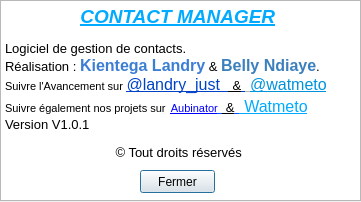
<?xml version="1.0" encoding="UTF-8"?>
<ui version="4.0">
 <class>licence</class>
 <widget class="QDialog" name="licence">
  <property name="geometry">
   <rect>
    <x>0</x>
    <y>0</y>
    <width>361</width>
    <height>202</height>
   </rect>
  </property>
  <property name="windowTitle">
   <string>Licence</string>
  </property>
  <property name="windowIcon">
   <iconset>
    <normaloff>../img/icon-39737_640.png</normaloff>../img/icon-39737_640.png</iconset>
  </property>
  <widget class="QTextBrowser" name="textBrowser">
   <property name="geometry">
    <rect>
     <x>0</x>
     <y>0</y>
     <width>361</width>
     <height>201</height>
    </rect>
   </property>
   <property name="html">
    <string>&lt;!DOCTYPE HTML PUBLIC &quot;-//W3C//DTD HTML 4.0//EN&quot; &quot;http://www.w3.org/TR/REC-html40/strict.dtd&quot;&gt;
&lt;html&gt;&lt;head&gt;&lt;meta name=&quot;qrichtext&quot; content=&quot;1&quot; /&gt;&lt;style type=&quot;text/css&quot;&gt;
p, li { white-space: pre-wrap; }
&lt;/style&gt;&lt;/head&gt;&lt;body style=&quot; font-family:'MS Shell Dlg 2'; font-size:8.25pt; font-weight:400; font-style:normal;&quot;&gt;
&lt;p style=&quot; margin-top:0px; margin-bottom:0px; margin-left:0px; margin-right:0px; -qt-block-indent:0; text-indent:0px;&quot;&gt;&lt;span style=&quot; font-size:8pt;&quot;&gt;                       &lt;/span&gt;&lt;span style=&quot; font-size:14pt;&quot;&gt; &lt;/span&gt;&lt;span style=&quot; font-size:14pt; font-weight:600; font-style:italic; text-decoration: underline; color:#00aaff;&quot;&gt;CONTACT MANAGER&lt;/span&gt;&lt;/p&gt;
&lt;p style=&quot;-qt-paragraph-type:empty; margin-top:0px; margin-bottom:0px; margin-left:0px; margin-right:0px; -qt-block-indent:0; text-indent:0px; font-size:8pt; font-weight:600; font-style:italic; text-decoration: underline;&quot;&gt;&lt;/p&gt;
&lt;p style=&quot; margin-top:0px; margin-bottom:0px; margin-left:0px; margin-right:0px; -qt-block-indent:0; text-indent:0px;&quot;&gt;&lt;span style=&quot; font-size:10pt;&quot;&gt;Logiciel de gestion de contacts.&lt;/span&gt;&lt;/p&gt;
&lt;p style=&quot; margin-top:0px; margin-bottom:0px; margin-left:0px; margin-right:0px; -qt-block-indent:0; text-indent:0px;&quot;&gt;&lt;span style=&quot; font-size:10pt;&quot;&gt;Réalisation : &lt;/span&gt;&lt;span style=&quot; font-size:12pt; font-weight:600; color:#3c7ed4;&quot;&gt;Kientega Landry&lt;/span&gt;&lt;span style=&quot; font-size:10pt;&quot;&gt; &amp;amp;&lt;/span&gt;&lt;span style=&quot; font-size:10pt; color:#3b80bd;&quot;&gt; &lt;/span&gt;&lt;span style=&quot; font-size:12pt; font-weight:600; color:#3b80bd;&quot;&gt;Belly Ndiaye&lt;/span&gt;&lt;span style=&quot; font-size:10pt;&quot;&gt;.&lt;/span&gt;&lt;/p&gt;
&lt;p style=&quot; margin-top:0px; margin-bottom:0px; margin-left:0px; margin-right:0px; -qt-block-indent:0; text-indent:0px;&quot;&gt;&lt;span style=&quot; font-size:8pt;&quot;&gt;Suivre l'Avancement sur&lt;/span&gt;&lt;span style=&quot; font-size:10pt;&quot;&gt; &lt;/span&gt;&lt;a href=&quot;https://twitter.com/landry_just&quot;&gt;&lt;span style=&quot; font-size:12pt; text-decoration: underline; color:#0042c7;&quot;&gt;@landry_just  &lt;/span&gt;&lt;/a&gt;&lt;a href=&quot;https://twitter.com/landry_just&quot;&gt;&lt;span style=&quot; font-size:10pt; text-decoration: underline; color:#000000;&quot;&gt; &amp;amp;&lt;/span&gt;&lt;/a&gt;&lt;a href=&quot;https://twitter.com/landry_just&quot;&gt;&lt;span style=&quot; font-size:12pt; text-decoration: underline; color:#0042c7;&quot;&gt; &lt;/span&gt;&lt;/a&gt;&lt;a href=&quot;https://twitter.com/landry_just&quot;&gt;&lt;span style=&quot; font-size:12pt; text-decoration: underline; color:#b3b3b3;&quot;&gt; &lt;/span&gt;&lt;/a&gt;&lt;a href=&quot;https://twitter.com/watmeto&quot;&gt;&lt;span style=&quot; font-size:12pt; text-decoration: underline; color:#0093dc;&quot;&gt;@watmeto&lt;/span&gt;&lt;/a&gt;&lt;/p&gt;
&lt;p style=&quot; margin-top:0px; margin-bottom:0px; margin-left:0px; margin-right:0px; -qt-block-indent:0; text-indent:0px;&quot;&gt;&lt;span style=&quot; font-size:8pt;&quot;&gt;Suivre également nos projets sur&lt;/span&gt;&lt;span style=&quot; font-size:14pt; color:#0055ff;&quot;&gt; &lt;/span&gt;&lt;a href=&quot;https://github.com/Aubinator&quot;&gt;&lt;span style=&quot; font-size:8pt; text-decoration: underline; color:#0000ff;&quot;&gt;Aubinator&lt;/span&gt;&lt;/a&gt;&lt;a href=&quot;github.com/Aubinator&quot;&gt;&lt;span style=&quot; font-size:12pt; text-decoration: underline; color:#0055ff;&quot;&gt; &lt;/span&gt;&lt;/a&gt;&lt;a href=&quot;github.com/Aubinator&quot;&gt;&lt;span style=&quot; font-size:10pt; text-decoration: underline; color:#000000;&quot;&gt; &amp;amp;&lt;/span&gt;&lt;/a&gt;&lt;a href=&quot;github.com/Aubinator&quot;&gt;&lt;span style=&quot; font-size:12pt; text-decoration: underline; color:#0055ff;&quot;&gt; &lt;/span&gt;&lt;/a&gt;&lt;a href=&quot;github.com/Aubinator&quot;&gt;&lt;span style=&quot; font-size:14pt; text-decoration: underline; color:#00aaff;&quot;&gt; &lt;/span&gt;&lt;/a&gt;&lt;a href=&quot;https://github.com/watmeto&quot;&gt;&lt;span style=&quot; font-size:12pt; text-decoration: underline; color:#00aaff;&quot;&gt;Watmeto&lt;/span&gt;&lt;/a&gt;&lt;/p&gt;
&lt;p style=&quot; margin-top:0px; margin-bottom:0px; margin-left:0px; margin-right:0px; -qt-block-indent:0; text-indent:0px;&quot;&gt;&lt;span style=&quot; font-size:10pt;&quot;&gt;Version V1.0.1&lt;/span&gt;&lt;/p&gt;
&lt;p align=&quot;center&quot; style=&quot;-qt-paragraph-type:empty; margin-top:0px; margin-bottom:0px; margin-left:0px; margin-right:0px; -qt-block-indent:0; text-indent:0px; font-size:8pt;&quot;&gt;&lt;/p&gt;
&lt;p align=&quot;center&quot; style=&quot; margin-top:0px; margin-bottom:0px; margin-left:0px; margin-right:0px; -qt-block-indent:0; text-indent:0px;&quot;&gt;&lt;span style=&quot; font-size:10pt;&quot;&gt;© Tout droits réservés &lt;/span&gt;&lt;/p&gt;
&lt;p style=&quot;-qt-paragraph-type:empty; margin-top:0px; margin-bottom:0px; margin-left:0px; margin-right:0px; -qt-block-indent:0; text-indent:0px; font-size:8pt;&quot;&gt;&lt;/p&gt;&lt;/body&gt;&lt;/html&gt;</string>
   </property>
   <property name="openExternalLinks">
    <bool>true</bool>
   </property>
  </widget>
  <widget class="QPushButton" name="pushButton">
   <property name="geometry">
    <rect>
     <x>140</x>
     <y>170</y>
     <width>75</width>
     <height>23</height>
    </rect>
   </property>
   <property name="text">
    <string>Fermer</string>
   </property>
  </widget>
 </widget>
 <resources/>
 <connections>
  <connection>
   <sender>pushButton</sender>
   <signal>clicked()</signal>
   <receiver>licence</receiver>
   <slot>close()</slot>
   <hints>
    <hint type="sourcelabel">
     <x>253</x>
     <y>174</y>
    </hint>
    <hint type="destinationlabel">
     <x>252</x>
     <y>206</y>
    </hint>
   </hints>
  </connection>
 </connections>
</ui>
